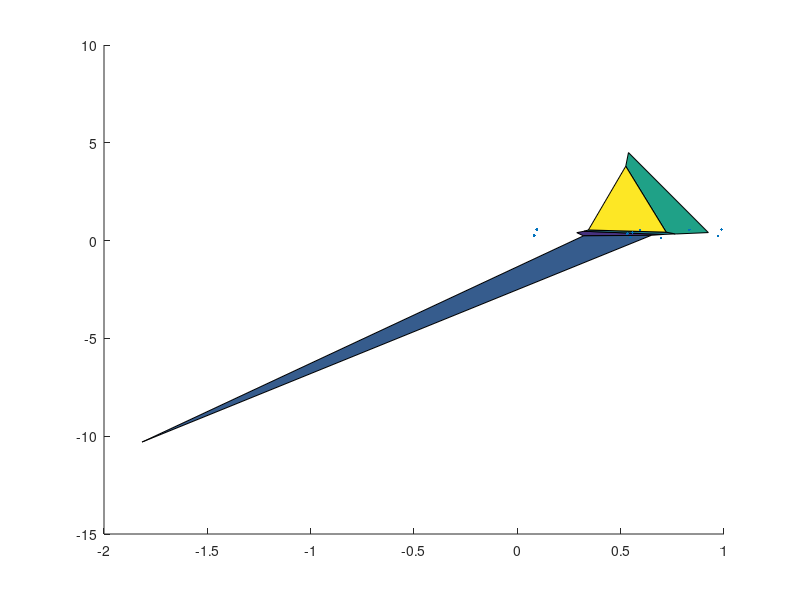

MATLAB code to generate this figure: (Note: this script raises an error after producing the figure.)
clear all;
close all;
x = gallery('uniformdata',[10 2],5); % centers

%% first call
figure(1)
[v,c] = voronoin(x); 
ix = [];
for i = 1:length(c) 
    if all(c{i}~=1)   % If at least one of the indices is 1, 
                      % then it is an open region and we can't 
                      % patch that.
        patch(v(c{i},1),v(c{i},2),i); % use color i.
    else
        ix = [ix i]; % indices of non-bounded cells
    end
end
hold on;
scatter(x(:,1),x(:,2),'.')
scatter(v(:,1),v(:,2),'.','r')
hold off

%% find empty quarter
    qix = (x(ix,1)>0.5)*10 +  (x(ix,2)>0.5)*100; % quarter index
    % 0: bottom left
    % 10: bottom right
    % 100: top left
    % 110: top right
    qixs = [0 10 100 110];
    corners = [0 0; 1 0; 0 1; 1 1];
    qem = [];
    for i = 1:4
        if ~ismember(qixs(i),qix)
            qem = [qem i]; % missing quarters
        end
    end
    
    
%% find one center for each corner    
    xr = x; % remaining centers
    ixr = ix; % remaining non-bounded cells
    
    % 1: assign centers to corners where quarters are empty
    u = x(ixr,1); % x coordinate
    v = x(ixr,2); % y coordinate
    xcrnr = nan(1,4);
    ixCorner = [];
    for i = 1:numel(qem)
        cx = corners(qem(i),1);
        cy = corners(qem(i),2);
        % find closest to corner
        d = sqrt((u-cx).^2 + (v-cy).^2); % distance
        [~,ixmin] = min(d);
        xr(ix(ixmin),:) = nan;
        xcrnr(qem(i)) = ixr(ixmin);
        ixCorner = [ixCorner ixr(ixmin)];
        ixr(ixmin) = [];
        u(ixmin) = [];
        v(ixmin) = [];
    end
    
    
    % 2: assign centers to remaining corners
    u = xr(ixr,1); % x coordinate
    v = xr(ixr,2); % y coordinate
    xcrnrRem = find(isnan(xcrnr)); % remaining corners
    for i = 1:numel(xcrnrRem)
        cx = corners(xcrnrRem(i),1);
        cy = corners(xcrnrRem(i),2);
        % find closest to corner
        d = sqrt((u-cx).^2 + (v-cy).^2); % distance
        [~,ixmin] = min(d);
        xr(ixr(ixmin),:) = nan;
        xcrnr(xcrnrRem(i)) = ixr(ixmin);
        ixCorner = [ixCorner ixr(ixmin)];
        ixr(ixmin) = [];
        u(ixmin) = [];
        v(ixmin) = [];
    end

%% generate symmetrical centers outside the image
    % 1: 4 new centers symmetrical to corners
    x2 = x;
    for i = 1:4 % each corner
        xnew = 2*corners(i,:) - x(xcrnr(i),:);
        x2 = [x2; xnew];
    end

    % 2: the rest symmetrical to edges
    x3 = x2;
    % edges
    %1: x=0;
    %2: x=1;
    %3: y=0;
    %4: y=1;
    sx = [-1 -1 1 1];
    sy = [1 1 -1 -1];
    dx = [0 2 0 0];
    dy = [0 0 0 2];
    u = xr(ixr,1); % x-coor
    v = xr(ixr,2); % y-coor

    [~,ixEdge] = min( [u (1-u) v (1-v)] );
    unew = dx(ixEdge)+ u.*sx(ixEdge);
    vnew = dy(ixEdge)+ v.*sy(ixEdge);
    xnew = [unew' vnew'];
    x3 = [x3; xnew];
    
    


%% second call
figure(2)
[v,c] = voronoin(x3); 
for i = 1:length(c) 
    if all(c{i}~=1)   % If at least one of the indices is 1, 
                      % then it is an open region and we can't 
                      % patch that.
        patch(v(c{i},1),v(c{i},2),i); % use color i.
    end
end
hold on;
scatter(x3(:,1),x3(:,2),'.')
scatter(v(:,1),v(:,2),'.','r')
hold off
xlim2 = xlim;
ylim2 = ylim;

figure(1)
xlim(xlim2)
ylim(ylim2)

figure(3);
hold on;
n1 = size(x,1);
n2 = size(x2,1);
scatter(x(:,1),x(:,2),'.','b')
scatter(x3(n1+1:n2,1),x3(n1+1:n2,2),'.','g')
scatter(x3(n2+1:end,1),x3(n2+1:end,2),'.','r')
scatter(x3(ixCorner,1),x3(ixCorner,2),'.','m')

xlim(xlim2)
ylim(ylim2)
h = imrect(gca, [0 0 1 1]);
hold off


%% 
figure(2)
xlim3 = [0 1];
ylim3 = [0 1];
xlim(xlim3)
ylim(ylim3)






